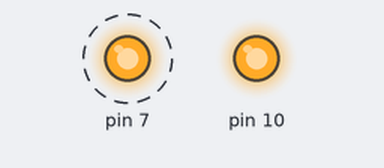
The sketch below on a simulated Arduino Uno, built with avr-gcc and run on an emulated ATmega328P. Parts: output pins drawn as LEDs (lit = HIGH). Dashed ring = blinking. What the sketch prints to the serial monitor is not drawn.

Above: at 0.25 s.
Timing chart, 0 to 3.0 s (numbered marks = the images above):
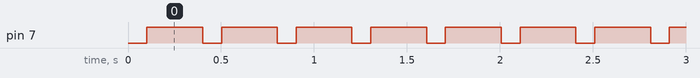

The sketch:

Pressure_Sensor.ino
```cpp
//Code for the M4520 pressure and temperature sensor
//created by Simon Peterson 22.09.18
#include <SPI.h>

unsigned int receiveddata;
unsigned int secondPart;
float pressure;
float temp;
unsigned int mask = 0x3fff;
void setup() {
  Serial.begin(57600);
  SPI.begin();
  SPI.beginTransaction(SPISettings(50000, MSBFIRST, SPI_MODE0));
  Serial.println("finished setup");
  pinMode(7, OUTPUT);
}

void loop() {
  digitalWrite(7, LOW);
  receiveddata = SPI.transfer16(0);
  secondPart = SPI.transfer16(0);
  delay(100);
  Serial.println(String(receiveddata));
  Serial.println(secondPart);
  secondPart = secondPart >> 5;
  receiveddata &= mask;
  temp = ((float)secondPart*200/2047) - 50;
  pressure = ((float)receiveddata/(float)mask)*15;
  Serial.println(pressure);
  Serial.println(temp);
  digitalWrite(7,HIGH);
  delay(300);

}
```

Measured:
- by itself, pin 7: alternates HIGH for 0.30 s and LOW for 0.10 s
